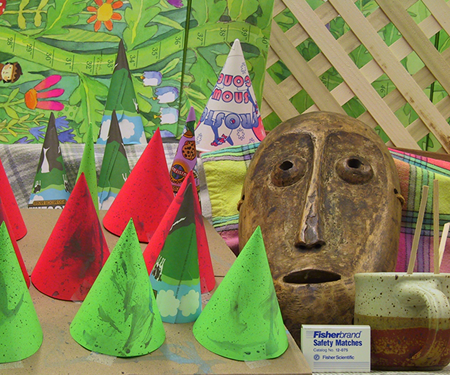
//> input picture camera/practice/task1/data/im2.png, 450 x 375 px
$ ./main ../data/im2.png ../data/im6.png out.png   (built with g++ and OpenCV 4)
//> lines starting //> are read from the running program, lines starting //| are printed output that depends on the picture
### camera/practice/task1/src/main.h
#pragma once

#include <Eigen/Core>
#include <opencv2/opencv.hpp>
#include <pangolin/pangolin.h>

void StereoEstimation_Naive(const int &window_size, const int &dmin, int height, int width, cv::Mat &image1,
                            cv::Mat &image2, cv::Mat &naive_disparities, const double &scale);

void Disparity2PointCloud(const std::string &output_file, int height, int width, cv::Mat &disparities,
                          const int &window_size, const int &dmin, const double &baseline, const double &focal_length);

void StereoEstimation_DP(const cv::Mat &image1, const cv::Mat &image2, cv::Mat &disp, int occusionVal);

void showPointCloud(const std::vector<Eigen::Vector4d, Eigen::aligned_allocator<Eigen::Vector4d>> &pointcloud);

void showPointCloudPangolin(const cv::Mat &left, const cv::Mat &disparity, const double &baseline,
                            const double &focal_length, const int &cx = 300, const int &cy = 200);

### camera/practice/task1/src/main.cpp
#include "main.h"
#include <algorithm>
#include <fstream>
#include <iostream>
#include <opencv2/opencv.hpp>
#include <sstream>
#include <string>
#include <vector>

int main(int argc, char **argv) {

    ////////////////
    // Parameters //
    ////////////////

    // camera setup parameters
    const double focal_length = 1247;
    const double baseline = 213;

    // stereo estimation parameters
    const int dmin = 67;
    const int window_size = 3;
    const double weight = 500;
    const double scale = 3;

    // stereo estimate parameters(dynamic programming)
    const int occCost = 10;

    ///////////////////////////
    // Commandline arguments //
    ///////////////////////////

    if (argc < 4) {
        std::cerr << "Usage: " << argv[0] << " IMAGE1 IMAGE2 OUTPUT_FILE" << std::endl;
        return 1;
    }

    cv::Mat image1 = cv::imread(argv[1], cv::IMREAD_GRAYSCALE);
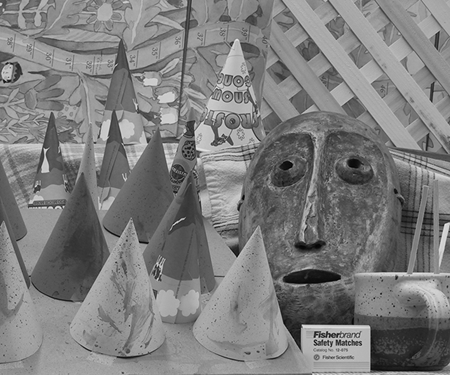
//> image1: 375 rows x 450 cols, CV_8UC1; min 0, max 235, mean 125
    cv::Mat image2 = cv::imread(argv[2], cv::IMREAD_GRAYSCALE);
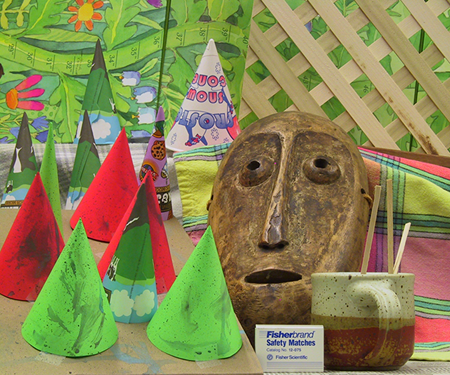
//> input picture camera/practice/task1/data/im6.png, 450 x 375 px
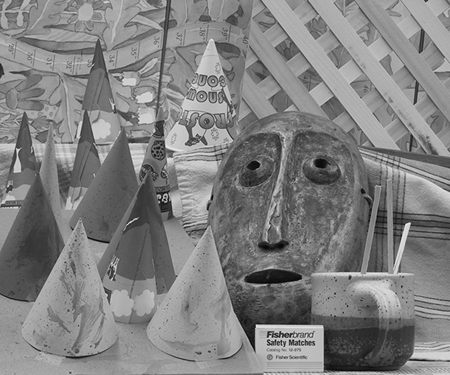
//> image2: 375 rows x 450 cols, CV_8UC1; min 0, max 243, mean 128.4
    const std::string output_file = argv[3];
//> output_file = "out.png"

    if (!image1.data) {
        std::cerr << "No image1 data" << std::endl;
        return EXIT_FAILURE;
    }

    if (!image2.data) {
        std::cerr << "No image2 data" << std::endl;
        return EXIT_FAILURE;
    }

    std::cout << "------------------ Parameters -------------------" << std::endl;
    std::cout << "focal_length = " << focal_length << std::endl;
    std::cout << "baseline = " << baseline << std::endl;
    std::cout << "window_size = " << window_size << std::endl;
    std::cout << "occlusion weights = " << weight << std::endl;
    std::cout << "disparity added due to image cropping = " << dmin << std::endl;
    std::cout << "scaling of disparity images to show = " << scale << std::endl;
    std::cout << "output filename = " << argv[3] << std::endl;
//| output filename = out.png
    std::cout << "-------------------------------------------------" << std::endl;

    int height = image1.size().height;
//> height = 375
    int width = image1.size().width;
//> width = 450

    ////////////////////
    // Reconstruction //
    ////////////////////

    // Naive disparity image
    // cv::Mat naive_disparities = cv::Mat::zeros(height - window_size, width -
    // window_size, CV_8UC1);
    cv::Mat naive_disparities = cv::Mat::zeros(height, width, CV_8UC1);

    // StereoEstimation_Naive(window_size, dmin, height, width, image1, image2, naive_disparities, scale);

    cv::Mat dp_disparities = cv::Mat::zeros(height, width, CV_8UC1);

    StereoEstimation_DP(image1, image2, dp_disparities, occCost);
    ////////////
    // Output //
    ////////////

    // reconstruction
    // Disparity2PointCloud(output_file, height, width, dp_disparities, window_size, dmin, baseline, focal_length);

    // show pointcloud with pangolin

    showPointCloudPangolin(image1, dp_disparities, baseline, focal_length);

    // [13 lines of commented-out code are left out]

    cv::waitKey(0);

    return 0;
}

void StereoEstimation_DP(const cv::Mat &image1, const cv::Mat &image2, cv::Mat &disp, int occCost) {
//> called with occCost = 10
    const int width = image1.cols, height = image1.rows;
//> width = 450; height = 375

    cv::Mat costMap(width, width, CV_32SC1);
    cv::Mat directionMap(width, width, CV_32SC1);

    for (int i = 0; i < height; ++i) {
        costMap = cv::Mat::zeros(width, width, CV_32SC1);
        directionMap = cv::Mat::zeros(width, width, CV_32SC1);
        for (int j = 0; j < width; ++j) {
            costMap.at<int>(0, j) = j * occCost;
            costMap.at<int>(j, 0) = j * occCost;
        }

        for (int j = 1; j < width; ++j) {
            for (int k = 1; k < width; ++k) {
                int min1 = costMap.at<int>(j - 1, k - 1) +
                           abs(static_cast<int>(image1.at<uchar>(i, j)) - static_cast<int>(image2.at<uchar>(i, k)));
                int min2 = costMap.at<int>(j - 1, k) + occCost;
                int min3 = costMap.at<int>(j, k - 1) + occCost;

                // int minVal = std::min(std::min(min1, min2), min3);

                // costMap.at<int>(j, k) = minVal;
                if (min1 <= min2 && min1 <= min3) {
                    costMap.at<int>(j, k) = min1;
                    directionMap.at<int>(j, k) = 1;
                } else if (min2 <= min3 && min2 < min1) {
                    costMap.at<int>(j, k) = min2;

                    directionMap.at<int>(j, k) = 2;
                } else {
                    costMap.at<int>(j, k) = min3;
                    directionMap.at<int>(j, k) = 3;
                }
            }
        }

        int P = width - 1, Q = width - 1;
        while (P > 0 && Q > 0) {
            switch (directionMap.at<int>(P, Q)) {
            case 1:
                disp.at<uchar>(i, P) = abs(P - Q);
                P--;
                Q--;
                break;
            case 2:
                disp.at<uchar>(i, P) = 0;
                P--;
                break;
            default:
                disp.at<uchar>(i, Q) = 0;
                Q--;
                break;
            }
        }
    }
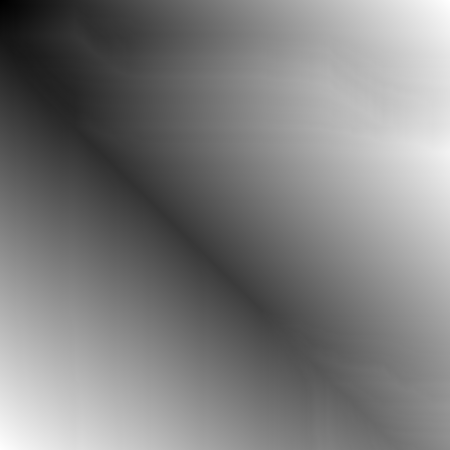
//> costMap: 450 rows x 450 cols, CV_32SC1; min 0, max 4490, mean 2227.7; drawn with min black and max white
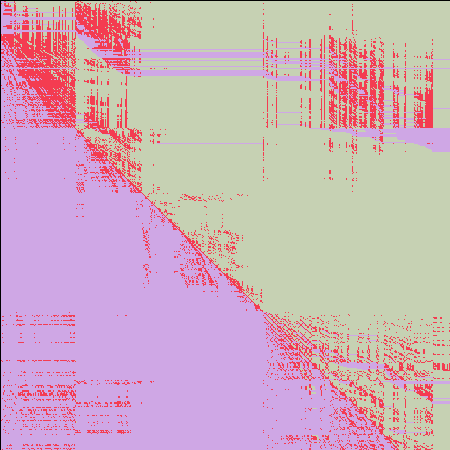
//> directionMap: 450 rows x 450 cols, CV_32SC1; 4 distinct labels, from 0 to 3; one colour per label, 0 black
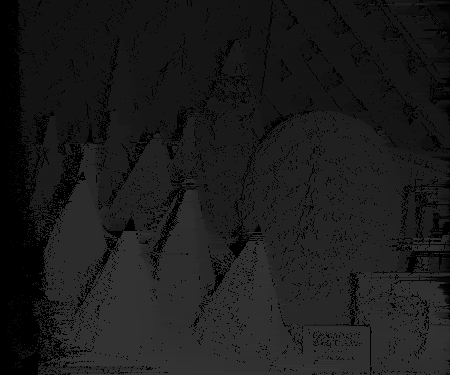
//> disp: 375 rows x 450 cols, CV_8UC1; min 0, max 54, mean 27.4
}

// [62 lines left out: functions StereoEstimation_Naive, Disparity2PointCloud, not called in this run]

void showPointCloudPangolin(const cv::Mat &left, const cv::Mat &disparity, const double &baseline,
                            const double &focal_length, const int &cx, const int &cy) {
//> called with baseline = 213, focal_length = 1247, cx = 300, cy = 200
    std::vector<Eigen::Vector4d, Eigen::aligned_allocator<Eigen::Vector4d>> pointcloud;
    cv::Mat disp;

    disparity.convertTo(disp, CV_32F, 1.0 / 16.0f);
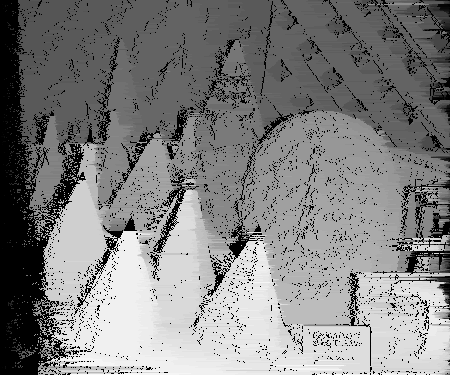
//> disp: 375 rows x 450 cols, CV_32FC1; min 0, max 3.38, mean 1.72; drawn with min black and max white

    for (int v = 0; v < left.rows; v++)
        for (int u = 0; u < left.cols; u++) {

            if (disp.at<float>(v, u) <= 0.0 || disp.at<float>(v, u) >= 96.0)
                continue;
            Eigen::Vector4d point(0, 0, 0, left.at<uchar>(v, u) / 255.0);

            double depth = focal_length * baseline / (1000.0 * (double)disp.at<float>(v, u));
            point[0] = (u - cx) * depth / focal_length;
            point[1] = (v - cy) * depth / focal_length;
            point[2] = depth;

            pointcloud.push_back(point);
        }
//> after the loop, pointcloud = 142404 items

    showPointCloud(pointcloud);
}

void showPointCloud(const std::vector<Eigen::Vector4d, Eigen::aligned_allocator<Eigen::Vector4d>> &pointcloud) {

    if (pointcloud.empty()) {
        std::cerr << "Point cloud is empty!" << std::endl;
        return;
    }

    pangolin::CreateWindowAndBind("Point Cloud Viewer", 1024, 768);
//> (this line was passed over: pangolin is not available in this run)
    glEnable(GL_DEPTH_TEST);
//> (this line was passed over: GL_DEPTH_TEST is not available in this run)
    glEnable(GL_BLEND);
//> (this line was passed over: GL_BLEND is not available in this run)
    glBlendFunc(GL_SRC_ALPHA, GL_ONE_MINUS_SRC_ALPHA);
//> (this line was passed over: GL_SRC_ALPHA is not available in this run)

//> (the run ends here: the program needs code that is not available in this run, at `pangolin::OpenGlRenderState s_cam(pangolin::ProjectionMatrix(1024, 768..`)
